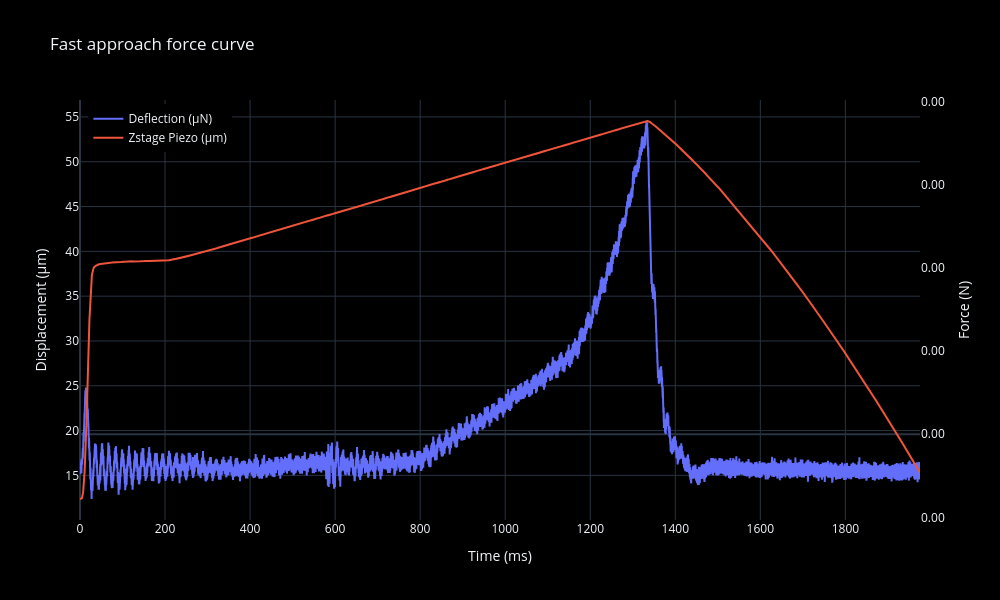

Source (notebook cell):
### Code cell
import plotly.graph_objects as go
import plotly.io as pio

pio.templates.default = 'plotly_dark'  # or try 'ggplot2', 'seaborn', etc.
print(pio.templates)

fig = go.Figure()

# Plot deflection vs time
fig.add_trace(go.Scatter(
    x=time_s,
    y=deflection_zero_uN,
    mode='lines',
    name='Deflection (µN)',
    yaxis='y1'  # Link to the first y-axis
))

# Plot piezo vs time
fig.add_trace(go.Scatter(
    x=time_s,
    y=piezo_um,
    mode='lines',
    name='Zstage Piezo (µm)',
    yaxis='y2'  # Link to the second y-axis
))

fig.update_layout(
    title='Fast approach force curve',
    xaxis=dict(
        title='Time (ms)',
        showgrid=True  # Remove x-axis grid
    ),
    yaxis=dict(
        title='Force (N)',
        tickformat='.2f',
        side='right',
        showgrid=False  # Remove y-axis grid
    ),
    yaxis2=dict(
        title='Displacement (µm)',
        overlaying='y',
        side='left',
        showgrid=True  # Remove secondary y-axis grid
    ),
    legend=dict(x=0.01, y=0.99),
    width=1000,
    height=600,
    paper_bgcolor='black',  # Black background
    plot_bgcolor='black'    # Black plot area
)

fig.show()

### Figure 1 — Plotly figure (JSON) as saved in the notebook; plotly's stock layout.template omitted (floating-point values rounded to 4 significant figures; data arrays with more than 128 entries replaced by an {"elided": "..."} marker saying what was removed)
{"data": [{"mode": "lines", "name": "Deflection (µN)", "type": "scatter", "x": {"elided": "49388 float values"}, "y": {"elided": "49388 float values"}, "yaxis": "y"}, {"mode": "lines", "name": "Zstage Piezo (µm)", "type": "scatter", "x": {"elided": "49388 float values"}, "y": {"elided": "49388 float values"}, "yaxis": "y2"}], "layout": {"height": 600, "legend": {"x": 0.01, "y": 0.99}, "paper_bgcolor": "black", "plot_bgcolor": "black", "title": {"text": "Fast approach force curve"}, "width": 1000, "xaxis": {"showgrid": true, "title": {"text": "Time (ms)"}}, "yaxis": {"showgrid": false, "side": "right", "tickformat": ".2f", "title": {"text": "Force (N)"}}, "yaxis2": {"overlaying": "y", "showgrid": true, "side": "left", "title": {"text": "Displacement (µm)"}}}}
